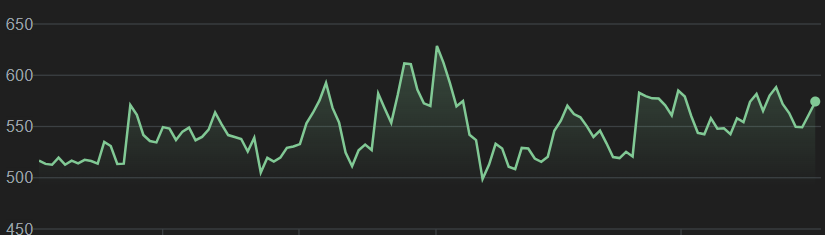
#> input picture TestImages/BF Investment share price.png, 825 x 235 px, found by its file name; its folder holds only this picture in this run
$ python split_test.py
#> lines starting #> are read from the running program, lines starting #| are printed output that depends on the picture
# for collecting testing data
import os
from PIL import Image, ImageOps
import numpy as np

# Define the paths
image_dir = 'C:/Users/Rahil Maniar/Desktop/Stock Market Predictor/TestImages'  # Directory containing the original images
left_dir = 'C:/Users/Rahil Maniar/Desktop/Stock Market Predictor/TestImagesLeft'  # Directory to save left halves
right_dir = 'C:/Users/Rahil Maniar/Desktop/Stock Market Predictor/TestImagesRight'  # Directory to save right halves

# Create directories if they do not exist
os.makedirs(left_dir, exist_ok=True)
os.makedirs(right_dir, exist_ok=True)

# Fixed dimensions for resizing (e.g., height=256, width=512)
fixed_height = 256
fixed_width = 512

# Function to load, resize, split, and save images
def split_and_save_images(image_dir, left_dir, right_dir):
    for filename in os.listdir(image_dir):
        if filename.endswith('.png'):
            image_path = os.path.join(image_dir, filename)
            image = Image.open(image_path)
#> image is the input picture: PIL image 825x235 RGB; mean R, G, B 35.7, 38.6, 36.7
            image_resized = image.resize((fixed_width, fixed_height))  # Resize image
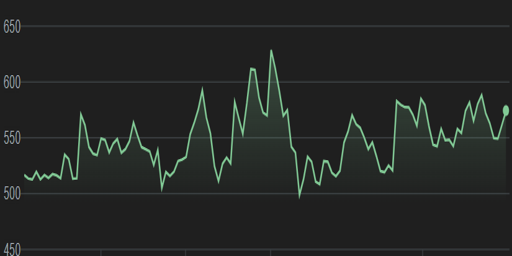
#> image_resized: PIL image 512x256 RGB; mean R, G, B 35.7, 38.6, 36.7
            image_gray = ImageOps.grayscale(image_resized)
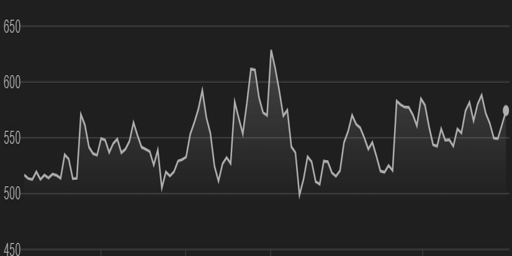
#> image_gray: PIL image 512x256 L; min 16, max 188, mean 37.5
            image_array = np.array(image_gray)

            height, width = image_array.shape
#> height = 256; width = 512
            left_half = image_array[:, :width // 2]
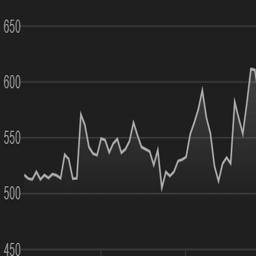
#> left_half: shape (256, 256); min 16, max 188, mean 37.1
            right_half = image_array[:, width // 2:]
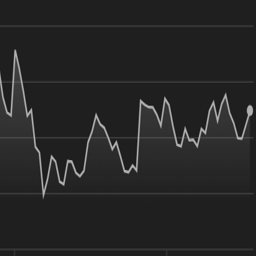
#> right_half: shape (256, 256); min 22, max 188, mean 37.9

            # Convert numpy arrays back to images
            left_image = Image.fromarray(left_half)
            right_image = Image.fromarray(right_half)

            # Save the images
            left_image.save(os.path.join(left_dir, filename))
            right_image.save(os.path.join(right_dir, filename))

# Run the function
split_and_save_images(image_dir, left_dir, right_dir)

$ run again, on TestImages/Jagran Prakashan share price.png
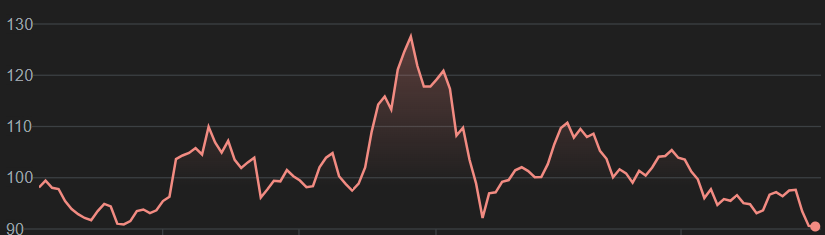
#> input picture TestImages/Jagran Prakashan share price.png, 825 x 235 px, found by its file name
#> in split_and_save_images, image is the input picture: PIL image 825x235 RGB; mean R, G, B 37.6, 35, 34.9
#> in split_and_save_images, `image_gray = ImageOps.grayscale(image_resized)`:
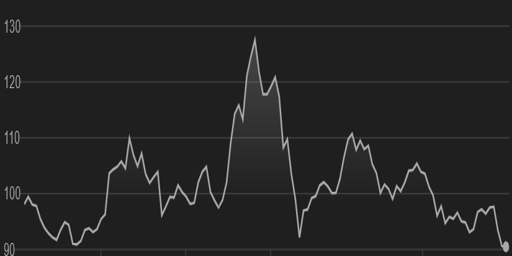
#> image_gray: PIL image 512x256 L; min 16, max 182, mean 35.8
#> in split_and_save_images, `right_half = image_array[:, width // 2:]`:
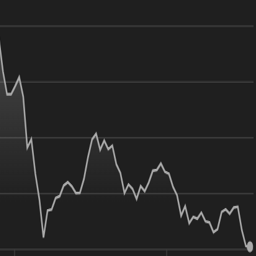
#> right_half: shape (256, 256); min 20, max 182, mean 35.7

$ run again, on TestImages/Tata Consumer share price.png
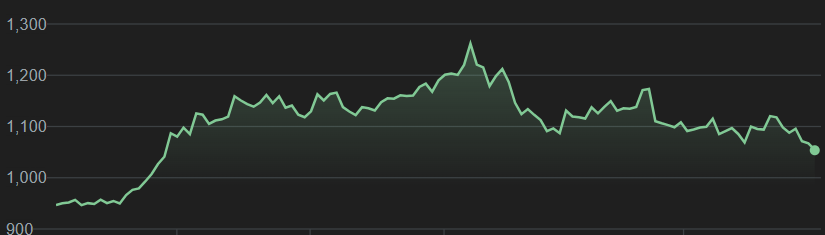
#> input picture TestImages/Tata Consumer share price.png, 825 x 235 px, found by its file name
#> in split_and_save_images, image is the input picture: PIL image 825x235 RGB; mean R, G, B 35.5, 38.2, 36.5
#> in split_and_save_images, `image_resized = image.resize((fixed_width, fixed_height))`:
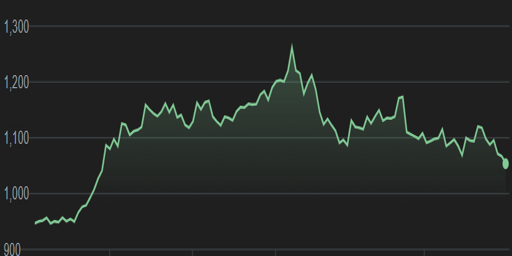
#> image_resized: PIL image 512x256 RGB; mean R, G, B 35.5, 38.2, 36.5
#> in split_and_save_images, `right_half = image_array[:, width // 2:]`:
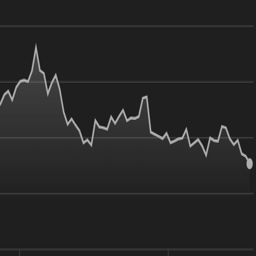
#> right_half: shape (256, 256); min 19, max 187, mean 37.8

$ run again, on TestImages/Dilip Buildcon share price.png
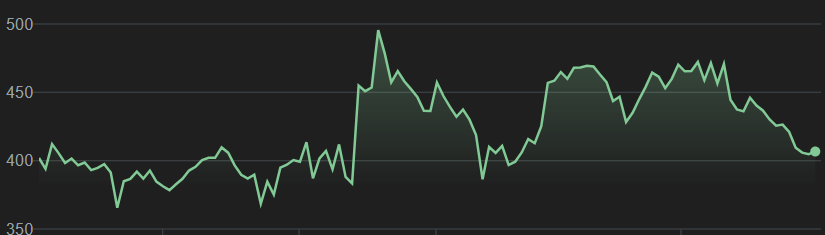
#> input picture TestImages/Dilip Buildcon share price.png, 825 x 235 px, found by its file name
#> in split_and_save_images, image is the input picture: PIL image 825x235 RGB; mean R, G, B 35.8, 38.9, 36.9
#> in split_and_save_images, `image_gray = ImageOps.grayscale(image_resized)`:
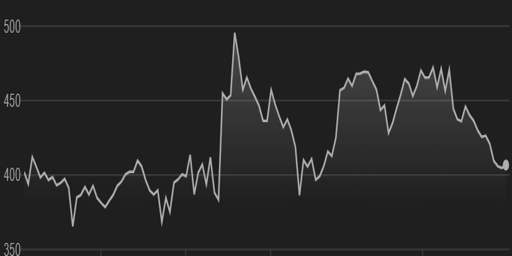
#> image_gray: PIL image 512x256 L; min 18, max 186, mean 37.8
#> in split_and_save_images, `right_half = image_array[:, width // 2:]`:
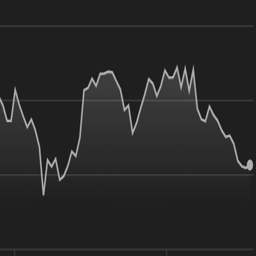
#> right_half: shape (256, 256); min 18, max 186, mean 38.9

$ run again, on TestImages/Dynamatic Tech share price.png
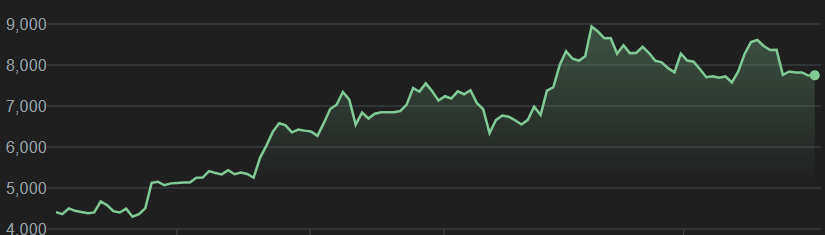
#> input picture TestImages/Dynamatic Tech share price.png, 825 x 235 px, found by its file name
#> in split_and_save_images, image is the input picture: PIL image 825x235 RGB; mean R, G, B 36.7, 40.1, 37.9
#> in split_and_save_images, `right_half = image_array[:, width // 2:]`:
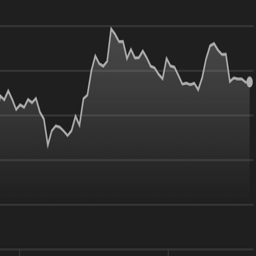
#> right_half: shape (256, 256); min 20, max 186, mean 41.6
